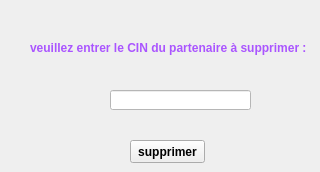
        <widget class="QWidget" name="tab_22">
         <attribute name="title">
          <string>supprimer</string>
         </attribute>
         <widget class="QLabel" name="label_65">
          <property name="geometry">
           <rect>
            <x>30</x>
            <y>40</y>
            <width>281</width>
            <height>16</height>
           </rect>
          </property>
          <property name="font">
           <font>
            <weight>75</weight>
            <bold>true</bold>
           </font>
          </property>
          <property name="styleSheet">
           <string notr="true">color: rgb(0, 0, 127);
color: rgb(170, 85, 255);</string>
          </property>
          <property name="text">
           <string>veuillez entrer le CIN du partenaire à supprimer :</string>
          </property>
         </widget>
         <widget class="QPushButton" name="pushButton_11_gc">
          <property name="geometry">
           <rect>
            <x>130</x>
            <y>140</y>
            <width>75</width>
            <height>23</height>
           </rect>
          </property>
          <property name="font">
           <font>
            <weight>75</weight>
            <bold>true</bold>
           </font>
          </property>
          <property name="text">
           <string>supprimer</string>
          </property>
         </widget>
         <widget class="QLineEdit" name="lineEdit_7_gc">
          <property name="geometry">
           <rect>
            <x>110</x>
            <y>90</y>
            <width>141</width>
            <height>20</height>
           </rect>
          </property>
          <property name="styleSheet">
           <string notr="true">background-color: rgb(255, 255, 255);</string>
          </property>
         </widget>
        </widget>
